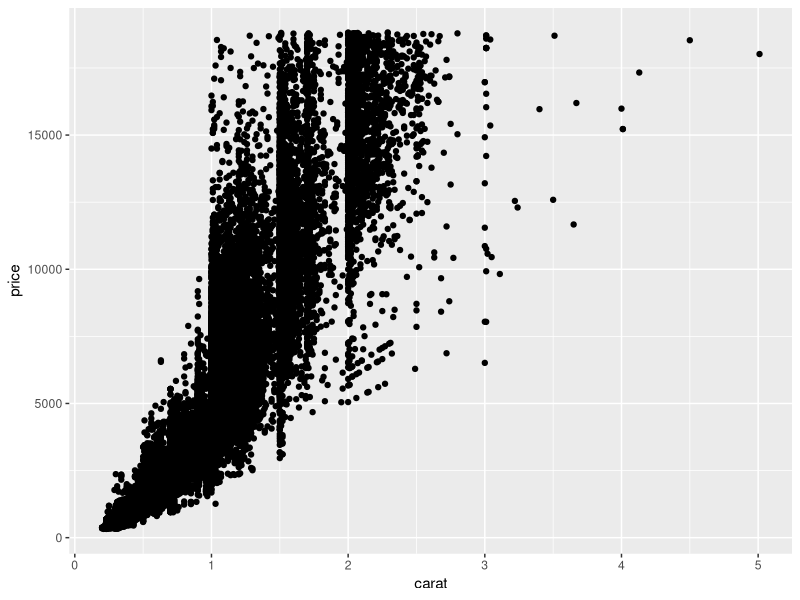
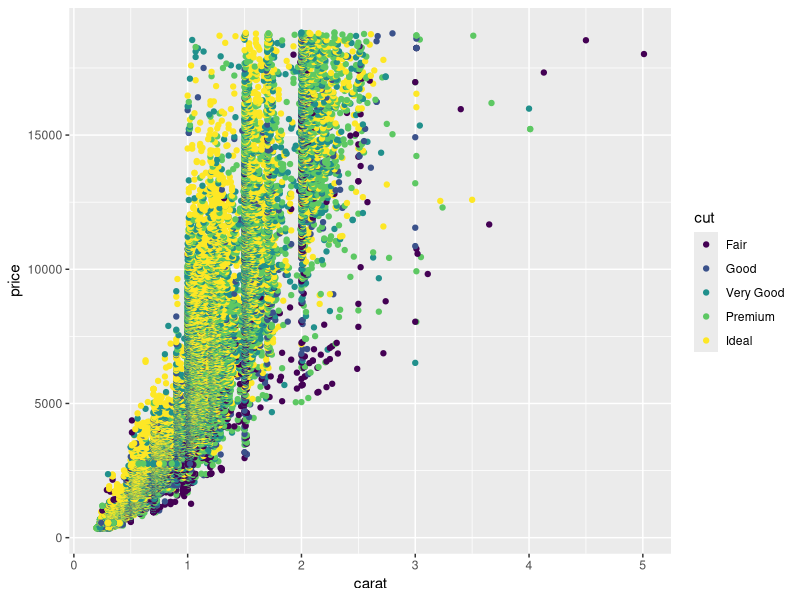

Source code (R) for these figures, in order:
## ---- chunk 1
library(tidyverse)
## ---- chunk 2
## TASK: Plot `price` vs `carat` below
diamonds %>% 
  ggplot(aes(carat, price)) + 
  geom_point()
## ---- chunk 3
## TASK: Plot `price`, `carat`, and `cut` below
diamonds %>% 
  ggplot(aes(carat, price)) + 
  geom_point(mapping = aes(color = cut))
